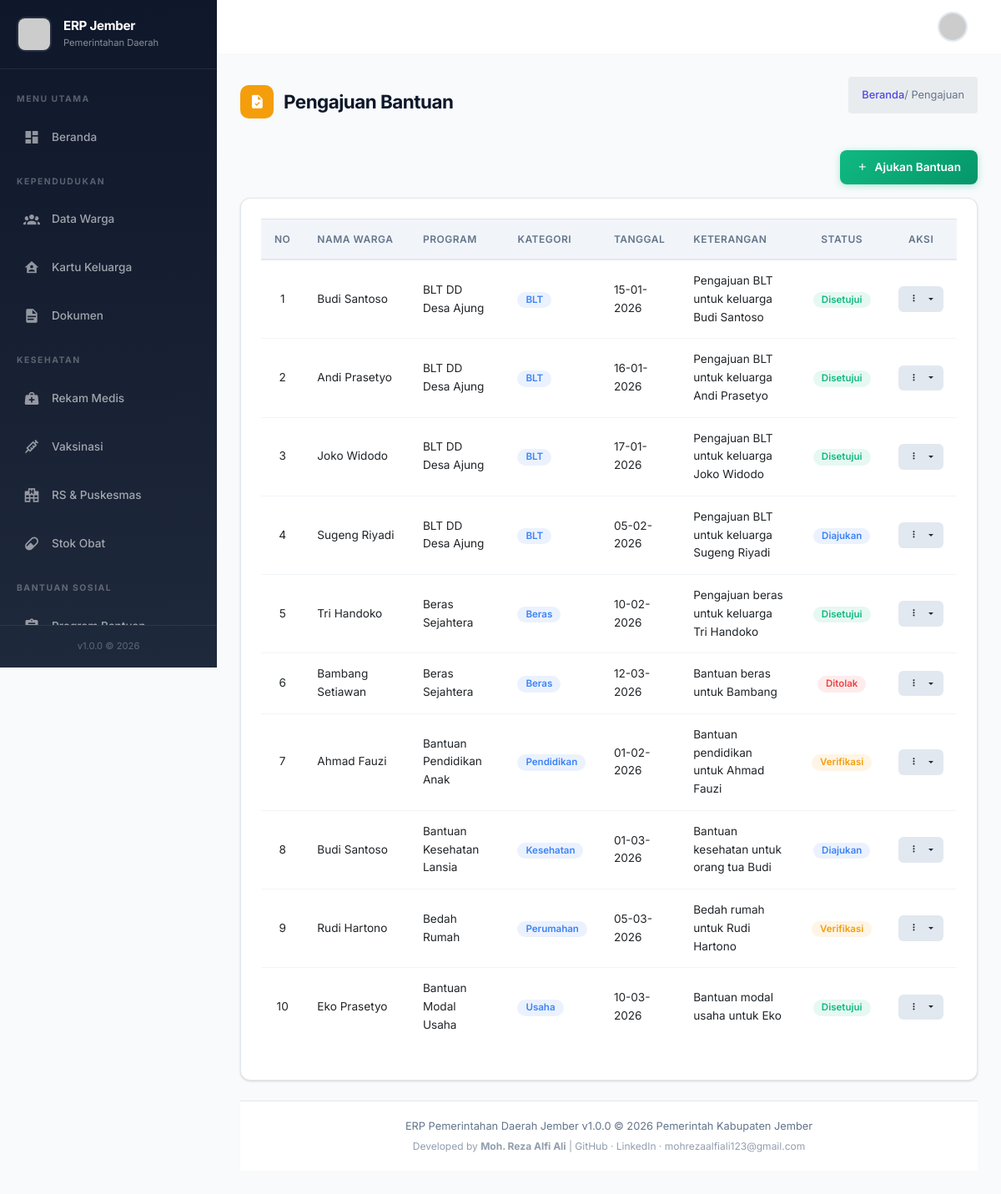
Screenshot of /modul/bantuan_sosial/pengajuan.php (signed in) with the database file from the repository.
### tables this page shows
CREATE TABLE `tbl_pengajuan_bantuan` (
  `id` int(11) NOT NULL,
  `warga_id` int(11) NOT NULL,
  `program_id` int(11) NOT NULL,
  `tanggal_pengajuan` date NOT NULL,
  `berkas` varchar(255) DEFAULT NULL,
  `keterangan` text DEFAULT NULL,
  `status` enum('Diajukan','Verifikasi','Disetujui','Ditolak','Selesai') DEFAULT 'Diajukan',
  `created_at` timestamp NOT NULL DEFAULT current_timestamp()
);

CREATE TABLE `tbl_warga` (
  `id` int(11) NOT NULL,
  `nik` varchar(16) NOT NULL,
  `nama_lengkap` varchar(100) NOT NULL,
  `tempat_lahir` varchar(100) DEFAULT NULL,
  `tanggal_lahir` date DEFAULT NULL,
  `jenis_kelamin` enum('Laki-laki','Perempuan') NOT NULL,
  `golongan_darah` enum('A','B','AB','O','-') DEFAULT '-',
  `agama` enum('Islam','Kristen','Katolik','Hindu','Buddha','Konghucu') DEFAULT 'Islam',
  `status_kawin` enum('Belum Kawin','Kawin','Cerai Hidup','Cerai Mati') DEFAULT 'Belum Kawin',
  `pekerjaan` varchar(100) DEFAULT NULL,
  `penghasilan` decimal(15,2) DEFAULT 0.00,
  `alamat_lengkap` text DEFAULT NULL,
  `rt` varchar(5) DEFAULT NULL,
  `rw` varchar(5) DEFAULT NULL,
  `desa_id` int(11) DEFAULT NULL,
  `foto` varchar(255) DEFAULT 'default.jpg',
  `status_aktif` tinyint(4) DEFAULT 1,
  `created_at` timestamp NOT NULL DEFAULT current_timestamp(),
  `updated_at` timestamp NOT NULL DEFAULT current_timestamp() ON UPDATE current_timestamp()
);

CREATE TABLE `tbl_program_bantuan` (
  `id` int(11) NOT NULL,
  `nama_program` varchar(100) NOT NULL,
  `kategori` enum('BLT','Beras','Pendidikan','Kesehatan','Perumahan','Usaha','Lainnya') NOT NULL,
  `anggaran` decimal(15,2) DEFAULT 0.00,
  `deskripsi` text DEFAULT NULL,
  `tahun` int(11) DEFAULT NULL,
  `status` enum('Aktif','Non-aktif','Selesai') DEFAULT 'Aktif',
  `created_at` timestamp NOT NULL DEFAULT current_timestamp()
);

### includes/functions.php (called while the page is built, shortened)
<?php
function sanitize($data) {
    return htmlspecialchars(trim($data), ENT_QUOTES, 'UTF-8');
}
function formatDate($date, $format = 'd-m-Y') {
    return date($format, strtotime($date));
}
function paginate($total, $perPage, $currentPage) {
    $totalPages = ceil($total / $perPage);
    $currentPage = max(1, min($currentPage, $totalPages));
    $offset = ($currentPage - 1) * $perPage;
    return [
        'total' => $total,
        'per_page' => $perPage,
        'current_page' => $currentPage,
        'total_pages' => $totalPages,
        'offset' => $offset
    ];
}

### modul/bantuan_sosial/pengajuan.php (the view, shortened to what this page needs)
<?php
require_once '../../includes/auth.php';
$page = max(1, intval($_GET['page'] ?? 1));
$perPage = 10;
$total = $dbh->query("SELECT COUNT(*) FROM tbl_pengajuan_bantuan p JOIN tbl_warga w ON w.id = p.warga_id JOIN tbl_program_bantuan pr ON pr.id = p.program_id")->fetchColumn();
$pagination = paginate($total, $perPage, $page);
$stmt = $dbh->prepare("
    SELECT p.*, w.nama_lengkap, w.nik, pr.nama_program, pr.kategori
    FROM tbl_pengajuan_bantuan p
    JOIN tbl_warga w ON w.id = p.warga_id
    JOIN tbl_program_bantuan pr ON pr.id = p.program_id
    ORDER BY p.created_at DESC
    LIMIT :limit OFFSET :offset
");
$stmt->bindValue(':limit', $perPage, PDO::PARAM_INT);
$stmt->bindValue(':offset', $pagination['offset'], PDO::PARAM_INT);
$stmt->execute();
$pengajuanList = $stmt->fetchAll();
?>
<!DOCTYPE html>
<html lang="id">
<?php include '../../includes/head.php'; ?>
<body>
    <?php include '../../includes/header.php'; ?>
    <?php include '../../includes/sidebar.php'; ?>
    <div class="app-main">
        <div class="page-header">
            <h3>
                <span class="icon bg-warning"><i class="mdi mdi-file-check"></i></span>
                Pengajuan Bantuan
            </h3>
            <div class="breadcrumb"><a href="../dashboard/index.php">Beranda</a> / Pengajuan</div>
        </div>
        <div class="d-flex justify-content-between align-items-center mb-3">
            <button class="btn btn-success" data-toggle="modal" data-target="#modalTambah">
                <i class="mdi mdi-plus"></i> Ajukan Bantuan
            </button>
        </div>
        <div class="card">
            <div class="card-body">
                <div class="table-responsive">
                    <table class="table">
                        <thead>
                            <tr>
                                <th class="text-center">No</th>
                                <th>Nama Warga</th>
                                <th>Program</th>
                                <th>Kategori</th>
                                <th>Tanggal</th>
                                <th>Keterangan</th>
                                <th class="text-center">Status</th>
                                <th class="text-center">Aksi</th>
                            </tr>
                        </thead>
                        <tbody>
                            <?php $cnt = $pagination['offset'] + 1; foreach ($pengajuanList as $row): ?>
                            <tr>
                                <td class="text-center"><?= $cnt++ ?></td>
                                <td><?= sanitize($row->nama_lengkap) ?></td>
                                <td><?= sanitize($row->nama_program) ?></td>
                                <td><span class="badge badge-info"><?= $row->kategori ?></span></td>
                                <td><?= formatDate($row->tanggal_pengajuan) ?></td>
                                <td><?= sanitize(substr($row->keterangan ?? '', 0, 50)) ?></td>
                                <td class="text-center">
                                    <?php
                                    $badgeClass = match($row->status) {
                                        'Disetujui' => 'success',
                                        'Ditolak' => 'danger',
                                        'Verifikasi' => 'warning',
                                        default => 'info'
                                    };
                                    ?>
                                    <span class="badge badge-<?= $badgeClass ?>"><?= $row->status ?></span>
                                </td>
                                <td class="text-center">
                                    <div class="dropdown">
                                        <button class="btn btn-sm btn-secondary dropdown-toggle" type="button" data-toggle="dropdown" aria-haspopup="true" aria-expanded="false">
                                            <i class="mdi mdi-dots-vertical"></i>
                                        </button>
                                    </div>
                                </td>
                            </tr>
                            <?php endforeach; ?>
                        </tbody>
                    </table>
                </div>
            </div>
        </div>
        <?php include '../../includes/footer.php'; ?>
    </div>
</body>
</html>

### rows the page displays
tbl_pengajuan_bantuan: warga.nama_lengkap "Budi Santoso", program.nama_program "BLT DD Desa Ajung", program.kategori "BLT", tanggal_pengajuan "15-01-2026", keterangan "Pengajuan BLT untuk keluarga Budi Santoso", status "Disetujui"
tbl_pengajuan_bantuan: warga.nama_lengkap "Andi Prasetyo", program.nama_program "BLT DD Desa Ajung", program.kategori "BLT", tanggal_pengajuan "16-01-2026", keterangan "Pengajuan BLT untuk keluarga Andi Prasetyo", status "Disetujui"
tbl_pengajuan_bantuan: warga.nama_lengkap "Joko Widodo", program.nama_program "BLT DD Desa Ajung", program.kategori "BLT", tanggal_pengajuan "17-01-2026", keterangan "Pengajuan BLT untuk keluarga Joko Widodo", status "Disetujui"
tbl_pengajuan_bantuan: warga.nama_lengkap "Sugeng Riyadi", program.nama_program "BLT DD Desa Ajung", program.kategori "BLT", tanggal_pengajuan "05-02-2026", keterangan "Pengajuan BLT untuk keluarga Sugeng Riyadi", status "Diajukan"
tbl_pengajuan_bantuan: warga.nama_lengkap "Tri Handoko", program.nama_program "Beras Sejahtera", program.kategori "Beras", tanggal_pengajuan "10-02-2026", keterangan "Pengajuan beras untuk keluarga Tri Handoko", status "Disetujui"
tbl_pengajuan_bantuan: warga.nama_lengkap "Bambang Setiawan", program.nama_program "Beras Sejahtera", program.kategori "Beras", tanggal_pengajuan "12-03-2026", keterangan "Bantuan beras untuk Bambang", status "Ditolak"
tbl_pengajuan_bantuan: warga.nama_lengkap "Ahmad Fauzi", program.nama_program "Bantuan Pendidikan Anak", program.kategori "Pendidikan", tanggal_pengajuan "01-02-2026", keterangan "Bantuan pendidikan untuk Ahmad Fauzi", status "Verifikasi"
tbl_pengajuan_bantuan: warga.nama_lengkap "Budi Santoso", program.nama_program "Bantuan Kesehatan Lansia", program.kategori "Kesehatan", tanggal_pengajuan "01-03-2026", keterangan "Bantuan kesehatan untuk orang tua Budi", status "Diajukan"
tbl_pengajuan_bantuan: warga.nama_lengkap "Rudi Hartono", program.nama_program "Bedah Rumah", program.kategori "Perumahan", tanggal_pengajuan "05-03-2026", keterangan "Bedah rumah untuk Rudi Hartono", status "Verifikasi"
tbl_pengajuan_bantuan: warga.nama_lengkap "Eko Prasetyo", program.nama_program "Bantuan Modal Usaha", program.kategori "Usaha", tanggal_pengajuan "10-03-2026", keterangan "Bantuan modal usaha untuk Eko", status "Disetujui"

### other values shown
APP_VERSION "1.0.0"
APP_NAME "ERP Pemerintahan Daerah Jember"
